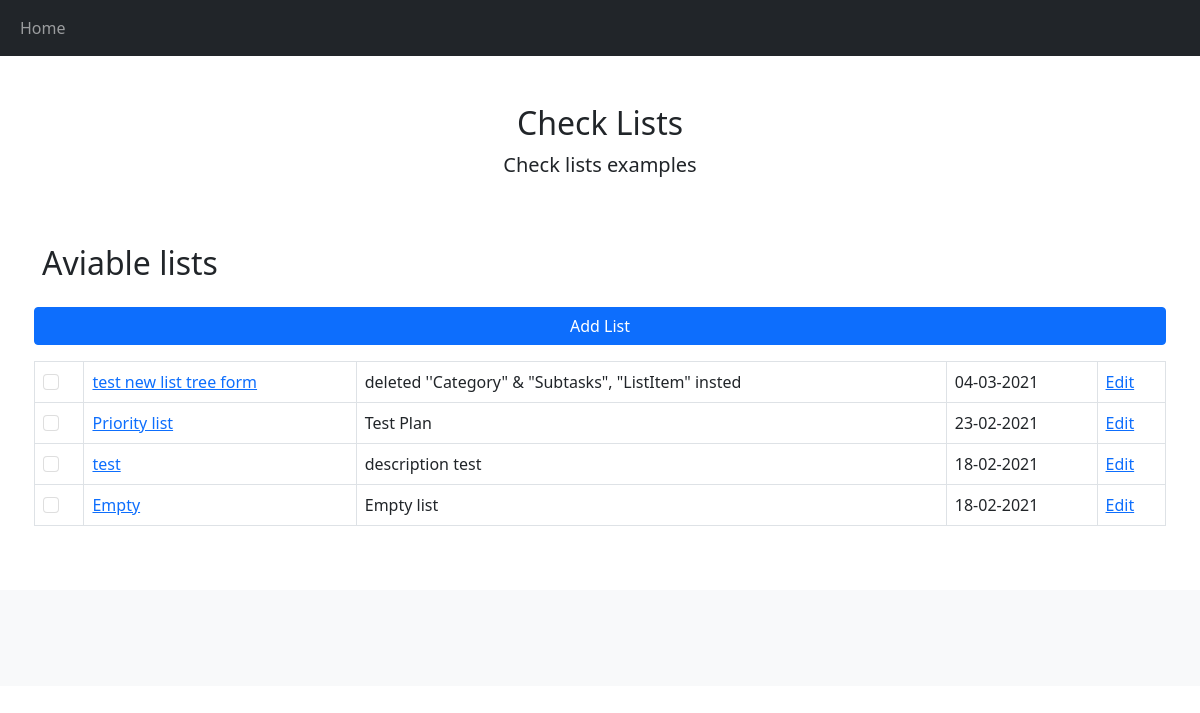
The page / on the database its author committed.
### testsite/checklist/models.py (models this page shows, shortened)
class CheckList(models.Model):
    objects = models.Manager()
    name = models.CharField(max_length=100)
    description = models.CharField(max_length=150)
    completed = models.BooleanField(default=False)
    date = models.DateField("Created", default=datetime.date.today)

### testsite/checklist/views.py (the view, shortened to what this page needs)
# urls.py: url(r'^$', views.show_lists, name='home'),
def show_lists(request):
    add_list_form = ListForm
    checklists = CheckList.objects.all().order_by("-date")[:20]
    if request.method == 'POST' and 'delete_list' in request.POST:
        delete_list(request.POST.get('list_id'))
        return render(request, 'checklist/checklist_list.html',
                      {'checklists': checklists, 'add_list_form': add_list_form})
    else:
        return render(request, 'checklist/checklist_list.html', {'checklists': checklists,
                                                                 'add_list_form': add_list_form})

### testsite/checklist/templates/checklist/checklist_list.html (shortened to what this page needs)
{% extends "checklist/main.html" %}
{% block content %}
<h2>Aviable lists</h2>
    <button type="button" class="btn btn-primary" data-bs-toggle="modal" data-bs-target="#add_list_modal">
  Add List
    </button>
    {% if checklists.count > 0 %}
    <table class="table table-bordered">
    {% for list in checklists %}
        {% if list.completed %}
            <tr class="table-secondary">
                <td><a href="{% url 'uncross_list' list.id %}"><input class="form-check-input" type="checkbox" checked disabled></a></td>
                <td><a href="{% url 'checklist' list.id %}">{{ list.name }}</a></td>
                <td>{{ list.description }}</td>
                <td>{{list.date|date:"d-m-Y"}}</td>
                <td><a href="{% url 'editlist' list.id %}">Edit</a></td>
            </tr>
        {% else %}
            <tr>
                <td><a href="{% url 'cross_list' list.id %}"><input class="form-check-input" type="checkbox" disabled></a></td>
                <td><a href="{% url 'checklist' list.id %}">{{ list.name }}</a></td>
                <td>{{ list.description }}</td>
                <td>{{list.date|date:"d-m-Y"}}</td>
                <td><a href="{% url 'editlist' list.id %}">Edit</a></td>
            </tr>
        {% endif %}
    {% endfor %}
    </table>
{% else %}
    <p>Nothing to show</p>
    {% endif %}
{% endblock %}

### testsite/checklist/templates/checklist/main.html (shortened to what this page needs)
<!DOCTYPE html>
<html lang="en">
{% load static %}
<head>
    <link href="{% static 'css/style.css' %}" rel="stylesheet">
    <link rel="stylesheet" href="https://cdnjs.cloudflare.com/ajax/libs/font-awesome/4.7.0/css/font-awesome.min.css">
    <link href="https://cdn.jsdelivr.net/npm/bootstrap@5.0.0-beta2/dist/css/bootstrap.min.css" rel="stylesheet">
</head>
<body>
<nav class="navbar navbar-expand-lg navbar-dark bg-dark">
  <div class="container-fluid">
    <div class="collapse navbar-collapse" id="navbarSupportedContent">
      <ul class="navbar-nav me-auto mb-4 mb-lg-0">
        <li class="nav-item active">
        <a class="nav-link" href="/">Home</a>
        </li>
      </ul>
    </div>
  </div>
</nav>
    <div class="container">
        <main>
            <div class="py-5 text-center">
                <h2>Check Lists </h2>
                <p class="lead">Check lists examples</p>
            </div>
            <div class="row g-3">
                {% block content %}
                {% endblock %}
            </div>
        </main>
    </div>
</body>
<footer class="bd-footer p-3 p-md-5 mt-5 bg-light text-center text-sm-start">
</footer>
</html>

### rows shown on the page
CheckList: name "test new list tree form", description "deleted ''Category\" & \"Subtasks\", \"ListItem\" insted", date "04-03-2021"
CheckList: name "Priority list", description "Test Plan", date "23-02-2021"
CheckList: name "test", description "description test", date "18-02-2021"
CheckList: name "Empty", description "Empty list", date "18-02-2021"
